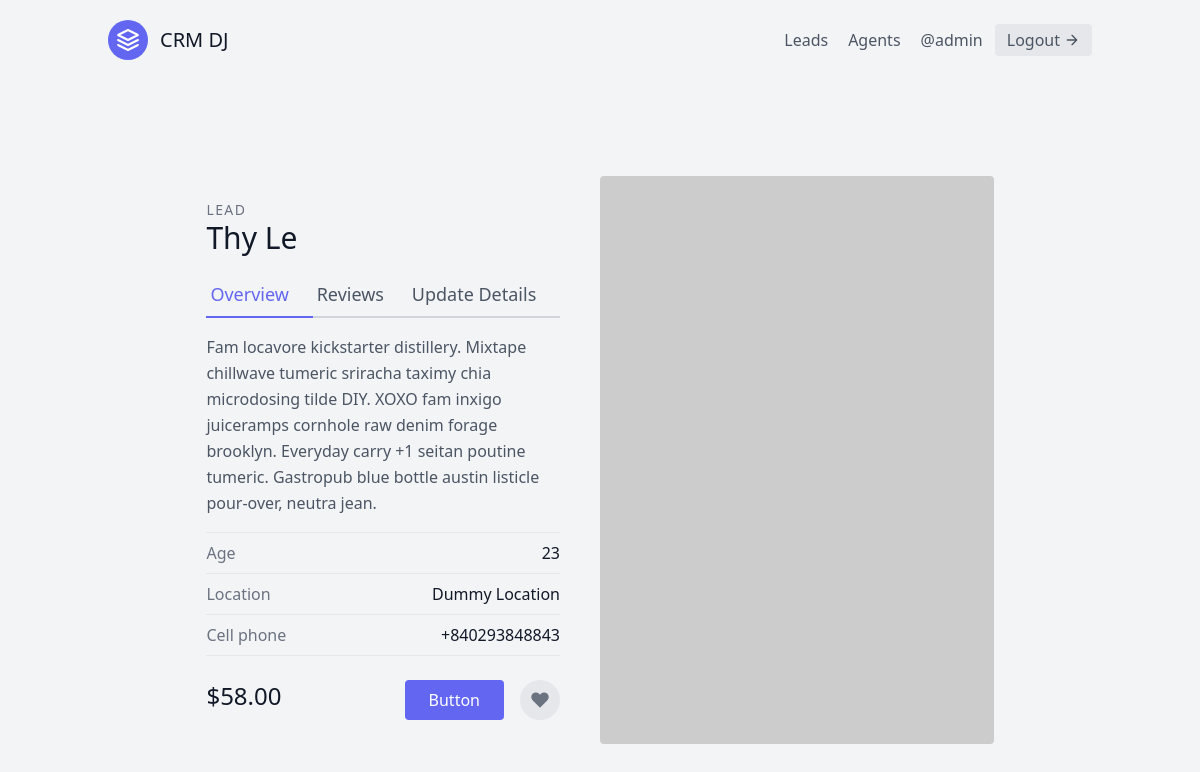
Page /leads/2/ (signed in) on the earlier database version.
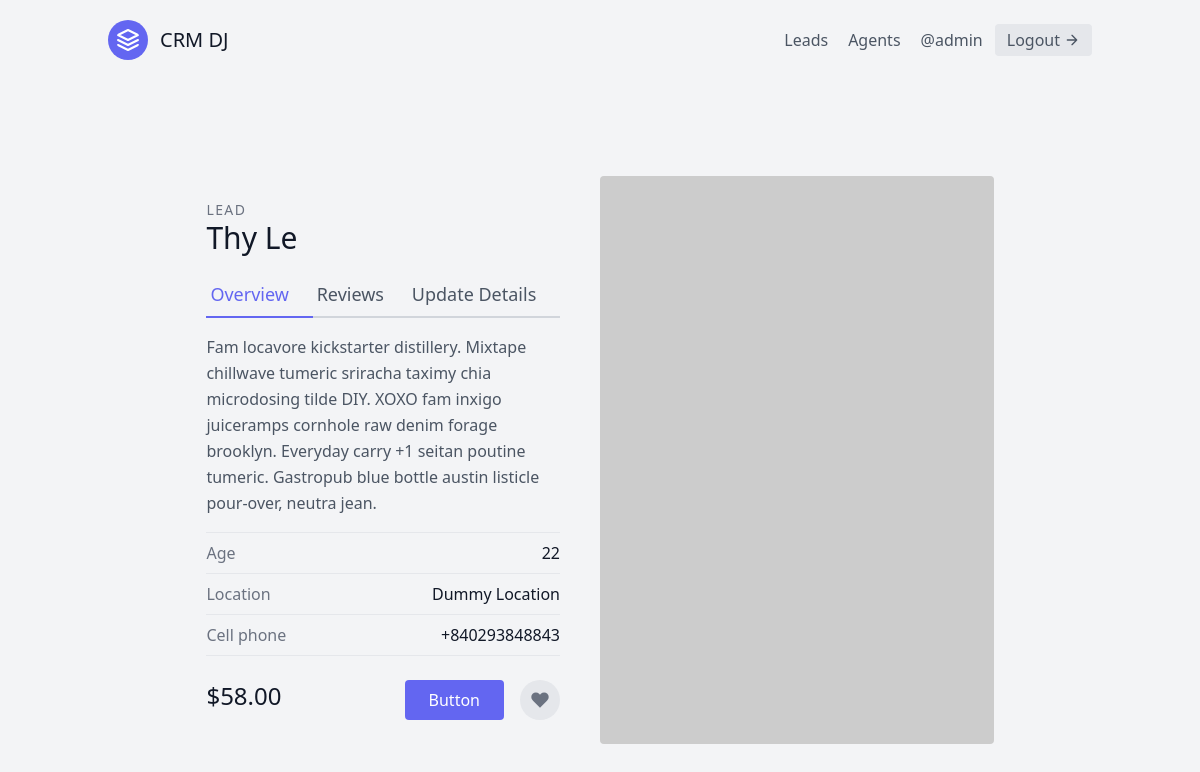
Same page on the later database version.
### leads/models.py (models this page shows, shortened)
class Lead(models.Model):
    first_name = models.CharField(max_length=20)
    last_name = models.CharField(max_length=20)
    age = models.IntegerField(default=0)
    agent = models.ForeignKey("Agent", on_delete=models.CASCADE)

### leads/views.py (the view)
# urls.py: path('<int:pk>/', LeadDetailView.as_view(), name="lead-detail"),
class LeadDetailView(LoginRequiredMixin, generic.DetailView):
    template_name = "leads/lead_detail.html"
    queryset = Lead.objects.all()
    context_object_name = "lead"

### leads/templates/leads/lead_detail.html
{% extends 'base.html' %}
{% block content %}
<section class="text-gray-600 body-font overflow-hidden">
    <div class="container px-5 py-24 mx-auto">
        <div class="lg:w-4/5 mx-auto flex flex-wrap">
            <div class="lg:w-1/2 w-full lg:pr-10 lg:py-6 mb-6 lg:mb-0">
                <h2 class="text-sm title-font text-gray-500 tracking-widest">LEAD</h2>
                <h1 class="text-gray-900 text-3xl title-font font-medium mb-4">
                    {{lead.first_name}} {{lead.last_name}}
                </h1>
                <div class="flex mb-4">
                    <a href="{% url 'leads:detail' lead.pk %}" class="flex-grow text-indigo-500 border-b-2 border-indigo-500 py-2 text-lg px-1">
                        Overview
                    </a>
                    <a class="flex-grow border-b-2 border-gray-300 py-2 text-lg px-1">
                        Reviews
                    </a>
                    <a href="{% url 'leads:update' lead.pk %}" class="flex-grow border-b-2 border-gray-300 py-2 text-lg px-1">
                        Update Details
                    </a>
                </div>
                <p class="leading-relaxed mb-4">Fam locavore kickstarter distillery. Mixtape chillwave tumeric sriracha
                    taximy chia microdosing tilde DIY. XOXO fam inxigo juiceramps cornhole raw denim forage brooklyn.
                    Everyday carry +1 seitan poutine tumeric. Gastropub blue bottle austin listicle pour-over, neutra
                    jean.</p>
                <div class="flex border-t border-gray-200 py-2">
                    <span class="text-gray-500">Age</span>
                    <span class="ml-auto text-gray-900">{{lead.age}}</span>
                </div>
                <div class="flex border-t border-gray-200 py-2">
                    <span class="text-gray-500">Location</span>
                    <span class="ml-auto text-gray-900">Dummy Location</span>
                </div>
                <div class="flex border-t border-b mb-6 border-gray-200 py-2">
                    <span class="text-gray-500">Cell phone</span>
                    <span class="ml-auto text-gray-900">+840293848843</span>
                </div>
                <div class="flex">
                    <span class="title-font font-medium text-2xl text-gray-900">$58.00</span>
                    <button
                        class="flex ml-auto text-white bg-indigo-500 border-0 py-2 px-6 focus:outline-none hover:bg-indigo-600 rounded">Button</button>
                    <button
                        class="rounded-full w-10 h-10 bg-gray-200 p-0 border-0 inline-flex items-center justify-center text-gray-500 ml-4">
                        <svg fill="currentColor" stroke-linecap="round" stroke-linejoin="round" stroke-width="2"
                            class="w-5 h-5" viewBox="0 0 24 24">
                            <path
                                d="M20.84 4.61a5.5 5.5 0 00-7.78 0L12 5.67l-1.06-1.06a5.5 5.5 0 00-7.78 7.78l1.06 1.06L12 21.23l7.78-7.78 1.06-1.06a5.5 5.5 0 000-7.78z">
                            </path>
                        </svg>
                    </button>
                </div>
            </div>
            <img alt="ecommerce" class="lg:w-1/2 w-full lg:h-auto h-64 object-cover object-center rounded"
                src="https://dummyimage.com/400x400">
        </div>
    </div>
</section>
{% endblock content %}

Differences in the rows shown:
changed Lead "Thy": age "23" → "22"
